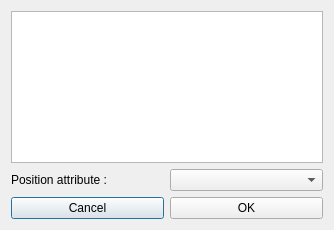
<?xml version="1.0" encoding="UTF-8"?>
<ui version="4.0">
 <class>Dialog_Surface_SphericalInversion</class>
 <widget class="QDialog" name="Dialog_Surface_SphericalInversion">
  <property name="geometry">
   <rect>
    <x>0</x>
    <y>0</y>
    <width>334</width>
    <height>230</height>
   </rect>
  </property>
  <property name="windowTitle">
   <string>Subdivide surface</string>
  </property>
  <layout class="QVBoxLayout" name="verticalLayout">
   <item>
    <widget class="QListWidget" name="list_maps"/>
   </item>
   <item>
    <layout class="QHBoxLayout" name="horizontalLayout_3">
     <item>
      <widget class="QLabel" name="label_2">
       <property name="text">
        <string>Position attribute :</string>
       </property>
      </widget>
     </item>
     <item>
      <widget class="QComboBox" name="combo_positionAttribute">
       <property name="sizePolicy">
        <sizepolicy hsizetype="Preferred" vsizetype="Fixed">
         <horstretch>0</horstretch>
         <verstretch>0</verstretch>
        </sizepolicy>
       </property>
      </widget>
     </item>
    </layout>
   </item>
   <item>
    <layout class="QHBoxLayout" name="horizontalLayout_2">
     <item>
      <widget class="QPushButton" name="button_cancel">
       <property name="text">
        <string>Cancel</string>
       </property>
      </widget>
     </item>
     <item>
      <widget class="QPushButton" name="button_ok">
       <property name="text">
        <string>OK</string>
       </property>
      </widget>
     </item>
    </layout>
   </item>
  </layout>
 </widget>
 <resources/>
 <connections/>
</ui>
